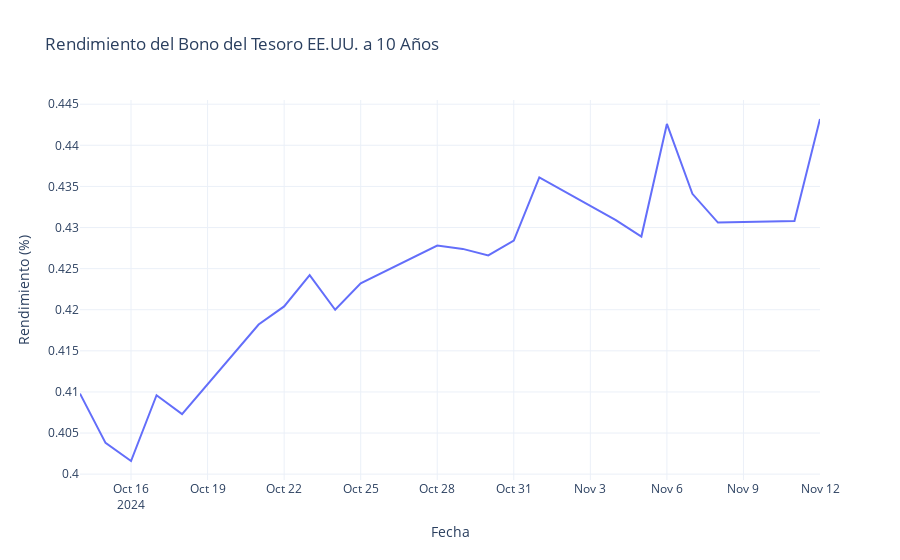

Notebook source saved alongside this figure:
### Markdown cell above
### 2.4 Ticker del bono del Tesoro a 10 años

### Code cell
us_treasury_ticker = '^TNX'

# Obtener datos del rendimiento del bono del Tesoro a 10 años
us_treasury_data = collector.get_yahoo_data([us_treasury_ticker], start_date_str, end_date_str)

# Verificar si se obtuvieron datos
if not us_treasury_data.empty:
    # Extraer el precio de cierre
    us_treasury_close = us_treasury_data[(us_treasury_ticker, 'Close')]

    # Ajustar el rendimiento a porcentaje (dividir entre 10)
    us_treasury_close_percent = us_treasury_close / 10  # Valor real en porcentaje

    # Visualizar el rendimiento
    fig = go.Figure()
    fig.add_trace(go.Scatter(
        x=us_treasury_close_percent.index,
        y=us_treasury_close_percent,
        mode='lines',
        name='Rendimiento Bono del Tesoro EE.UU. 10 Años'
    ))

    fig.update_layout(
        title='Rendimiento del Bono del Tesoro EE.UU. a 10 Años',
        xaxis_title='Fecha',
        yaxis_title='Rendimiento (%)',
        template='plotly_white'
    )
    fig.show()
else:
    print("No se pudo obtener el rendimiento del bono del Tesoro de EE.UU.")

### Figure 1 — Plotly figure (JSON) as saved in the notebook; plotly's stock layout.template omitted (floating-point values rounded to 4 significant figures)
{"data": [{"mode": "lines", "name": "Rendimiento Bono del Tesoro EE.UU. 10 Años", "type": "scatter", "x": ["2024-10-14T00:00:00", "2024-10-15T00:00:00", "2024-10-16T00:00:00", "2024-10-17T00:00:00", "2024-10-18T00:00:00", "2024-10-21T00:00:00", "2024-10-22T00:00:00", "2024-10-23T00:00:00", "2024-10-24T00:00:00", "2024-10-25T00:00:00", "2024-10-28T00:00:00", "2024-10-29T00:00:00", "2024-10-30T00:00:00", "2024-10-31T00:00:00", "2024-11-01T00:00:00", "2024-11-04T00:00:00", "2024-11-05T00:00:00", "2024-11-06T00:00:00", "2024-11-07T00:00:00", "2024-11-08T00:00:00", "2024-11-11T00:00:00", "2024-11-12T00:00:00"], "y": [0.4098, 0.4038, 0.4016, 0.4096, 0.4073, 0.4182, 0.4204, 0.4242, 0.42, 0.4232, 0.4278, 0.4274, 0.4266, 0.4284, 0.4361, 0.4309, 0.4289, 0.4426, 0.4341, 0.4306, 0.4308, 0.4432]}], "layout": {"title": {"text": "Rendimiento del Bono del Tesoro EE.UU. a 10 Años"}, "xaxis": {"title": {"text": "Fecha"}}, "yaxis": {"title": {"text": "Rendimiento (%)"}}}}
